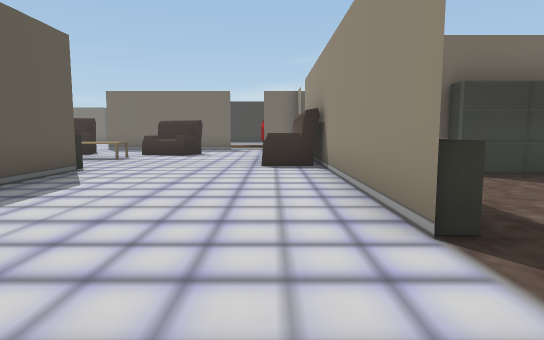
[1] (above)

24 first-person views from a walk through a Unity game level. The camera is 1.5 m above the floor, tilts 6° down and sees 75° across. The floor is counted in squares, 2 m on a side. Each view is taken from the middle of a square. On the plan, view 1 faces up. The plan holds only what a view shows up to about 11 squares ahead; the rest is blank. The place goes on beyond the plan. Some animated figures are left out.

[2]
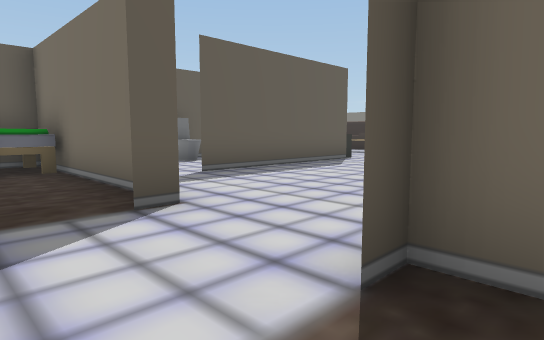

[3]
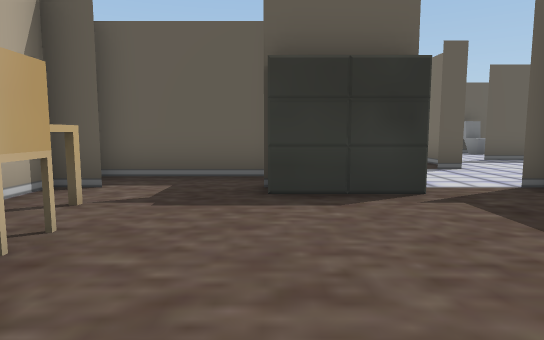

[4]
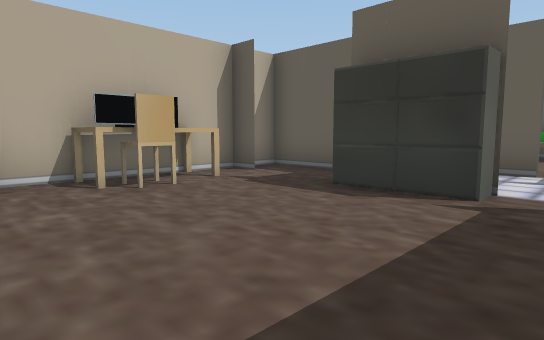

[5]
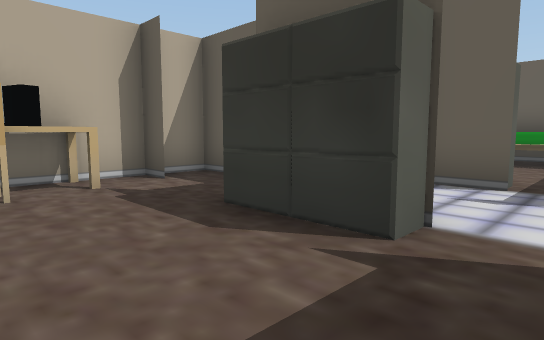

[6]
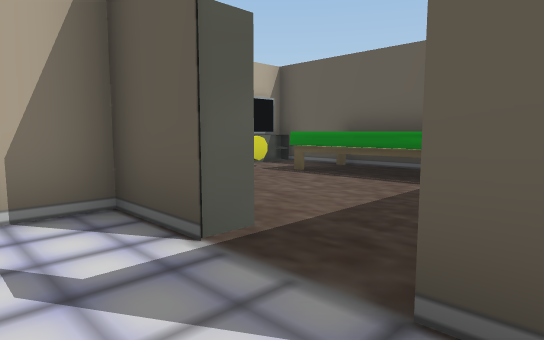

[7]
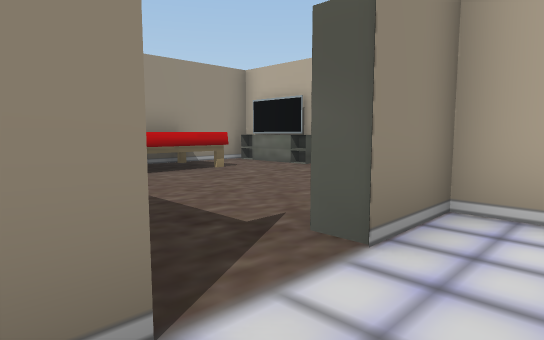

[8]
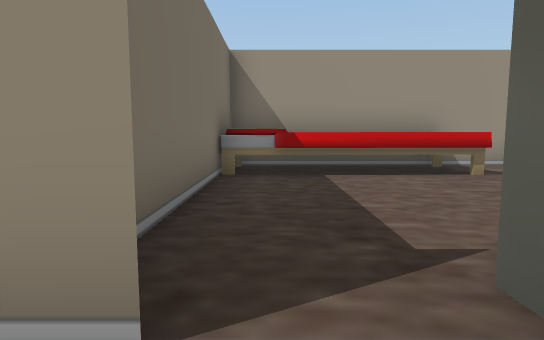

[9]
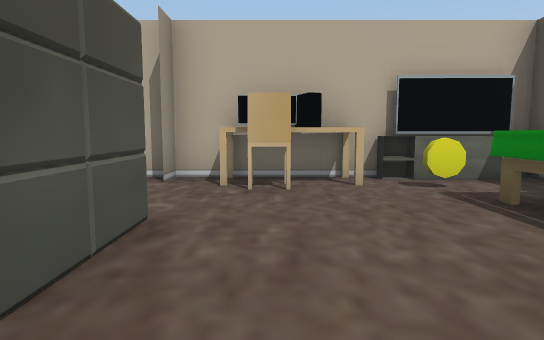

[10]
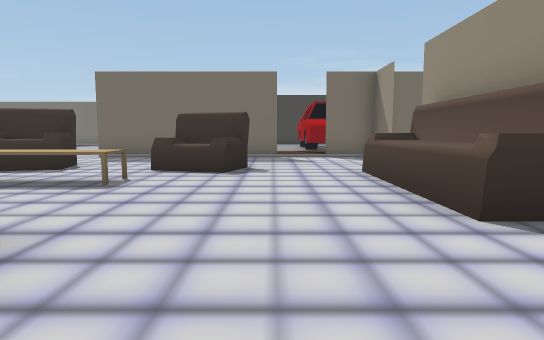

[11]
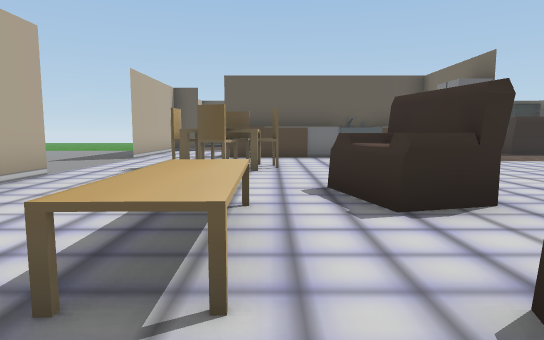

[12]
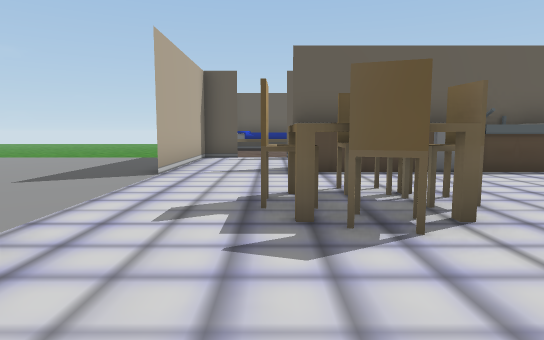

[13]
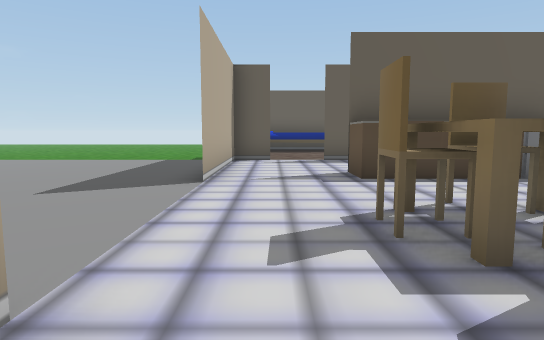

[14]
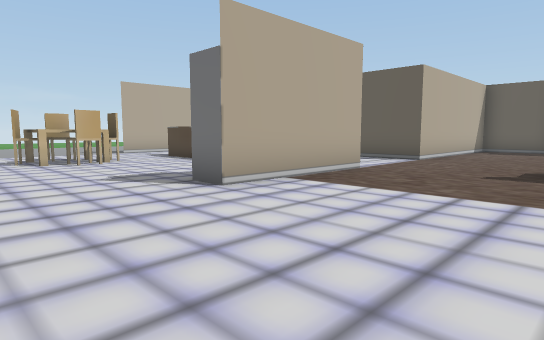

[15]
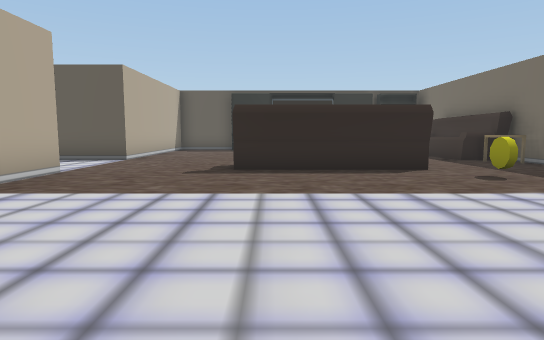

[16]
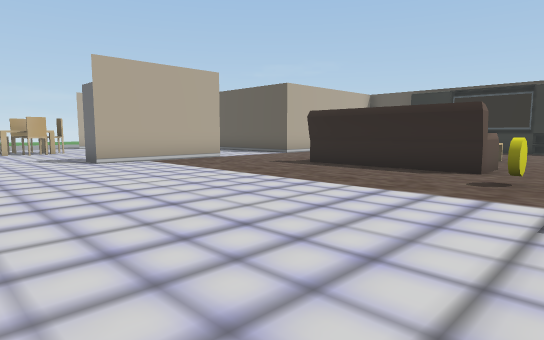

[17]
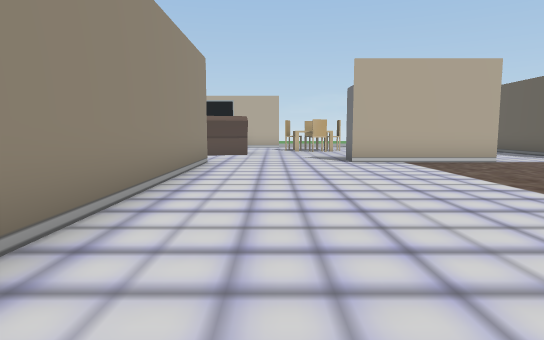

[18]
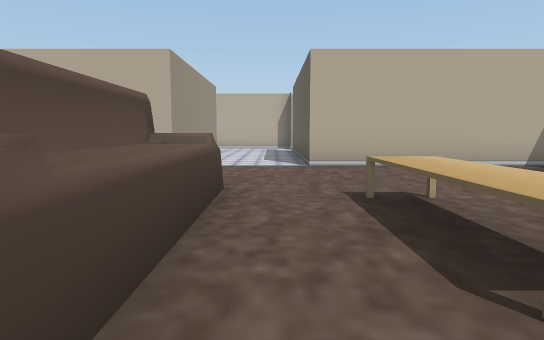

[19]
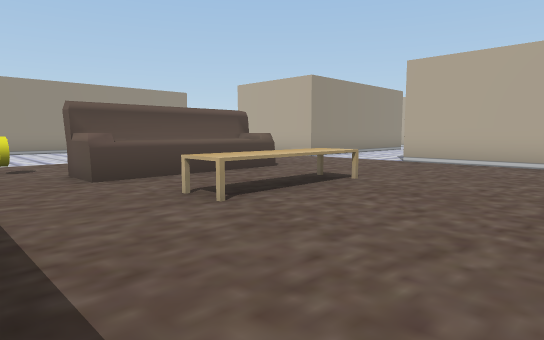

[20]
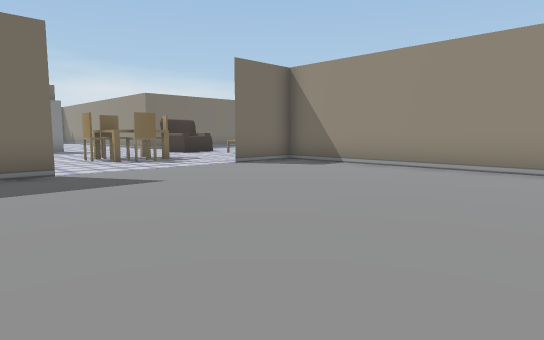

[21]
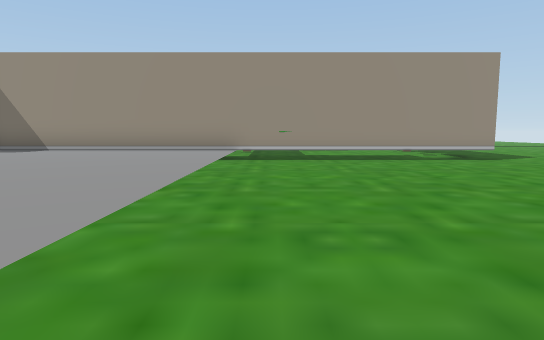

[22]
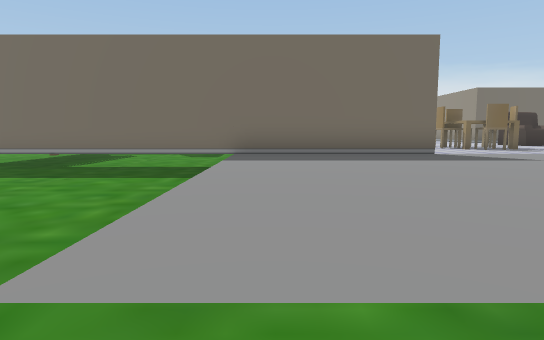

[23]
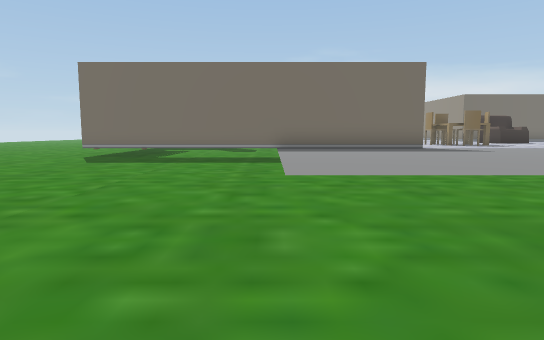

[24]
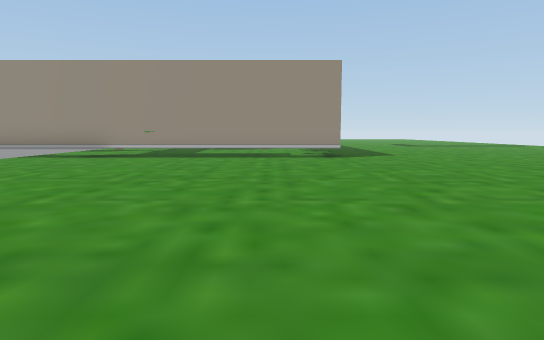

### Floor plan
Key: @ floor where view 1 was taken; # wall or solid block; . main floor; - floor 0.5 m lower than the main floor; / step, stairs or slope; ^ raised ledge; T table; C chair; P pillow; R dresser; M computer; A TV; F fridge; O other object.
Columns run from 22 left of view 1 to 8 right of it. Each row starts with its distance up from view 1.
 25 .^^^^.... .....
 24 ........O......
 23 ......^#.......#
 22 ...TT.^#.......#
 21 ...TT.^#.......#
 20  ..TT.^#.......#
 19  ..............#
 18  ..............#
 17 ...............#
 16 #####...##FF...######.###
 15     #...#  ......  ....#
 14     #.. #......... ....
 13     #.. #.....##..##...
 12         #.....^^..^^..^#
 11         #..C..........^#
 10  ...#.. #.CTC.. TT....^#
  9 ^..........C..........^#
  8  .....................^#
  7 #########....###  ^....#  ##
  6 ----/..........#  #....# ...
  5 ----/..........#  #....# ..
  4 ----/..........#  #....  .
  3 ----/..........C..#....^#.
  2 ----/..........# .#......
  1 ----/..........   ......
  0  ---///////////# ####.@######
 -1  --------------#P............P
 -2   -------------##...R..R....^ #
 -3    ------------##...R..RR...^ #
 -4     -----------##...RR#RR....^#
 -5     -----------##.....#.......#
 -6      ----------#.OMC..#..MC...#
 -7       ---------#############A^#
 -8        ----------

Where each view was taken, in squares from view 1:
view 1: 0 up, 0 right, facing up
view 2: 2 down, 2 right, facing up-left
view 3: 4 down, 6 right, facing left
view 4: 1 down, 6 right, facing down-left
view 5: 1 down, 4 right, facing down-left
view 6: 0 up, 0 right, facing down-left
view 7: 0 up, 0 right, facing down-right
view 8: 1 down, 0 right, facing right
view 9: 1 down, 3 left, facing down
view 10: 5 up, 2 left, facing up
view 11: 11 up, 3 left, facing left
view 12: 9 up, 7 left, facing left
view 13: 8 up, 8 left, facing left
view 14: 20 up, 8 left, facing down-left
view 15: 20 up, 8 left, facing left
view 16: 25 up, 8 left, facing down-left
view 17: 25 up, 9 left, facing down
view 18: 24 up, 17 left, facing down
view 19: 25 up, 22 left, facing down-right
view 20: 0 up, 15 left, facing up-right
view 21: 1 down, 17 left, facing right
view 22: 1 down, 17 left, facing up
view 23: 4 down, 18 left, facing up
view 24: 5 down, 18 left, facing right
